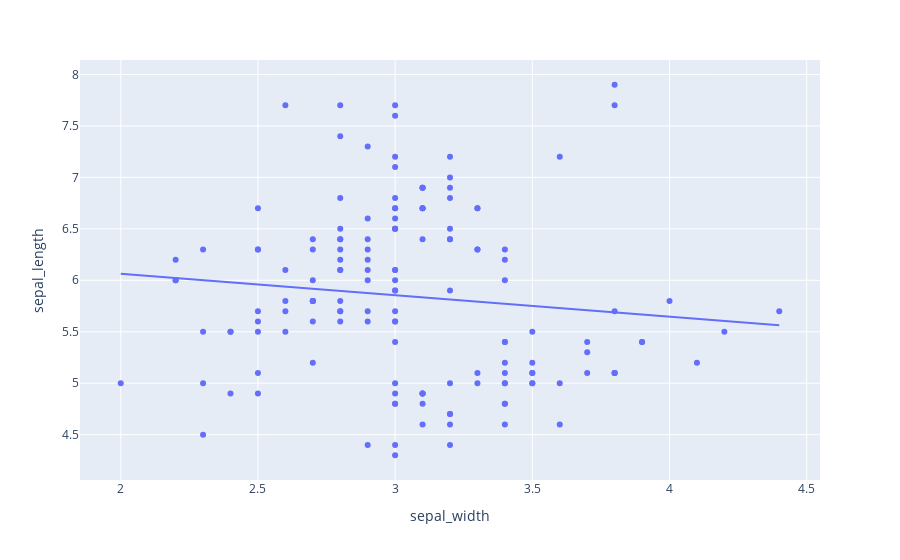

The code cell stored with this chart in its notebook:
### Code cell
px.scatter(df, x="sepal_width", y="sepal_length", trendline="ols")

### Figure 1 — Plotly figure (JSON) as saved in the notebook; plotly's stock layout.template omitted (floating-point values rounded to 4 significant figures; data arrays with more than 128 entries replaced by an {"elided": "..."} marker saying what was removed)
{"data": [{"hoverlabel": {"namelength": 0}, "hovertemplate": "sepal_width=%{x}<br>sepal_length=%{y}", "legendgroup": "", "marker": {"color": "#636efa", "symbol": "circle"}, "mode": "markers", "name": "", "showlegend": false, "type": "scatter", "x": {"elided": "150 float values"}, "xaxis": "x", "y": {"elided": "150 float values"}, "yaxis": "y"}, {"hoverlabel": {"namelength": 0}, "hovertemplate": "<b>OLS trendline</b><br>sepal_length = -0.20887 * sepal_width + 6.48122<br>R<sup>2</sup>=0.011962<br><br>sepal_width=%{x}<br>sepal_length=%{y} <b>(trend)</b>", "legendgroup": "", "marker": {"color": "#636efa", "symbol": "circle"}, "mode": "lines", "name": "", "showlegend": false, "type": "scatter", "x": {"elided": "150 float values"}, "xaxis": "x", "y": {"elided": "150 float values"}, "yaxis": "y"}], "layout": {"legend": {"tracegroupgap": 0}, "margin": {"t": 60}, "xaxis": {"anchor": "y", "domain": [0, 1], "title": {"text": "sepal_width"}}, "yaxis": {"anchor": "x", "domain": [0, 1], "title": {"text": "sepal_length"}}}}
